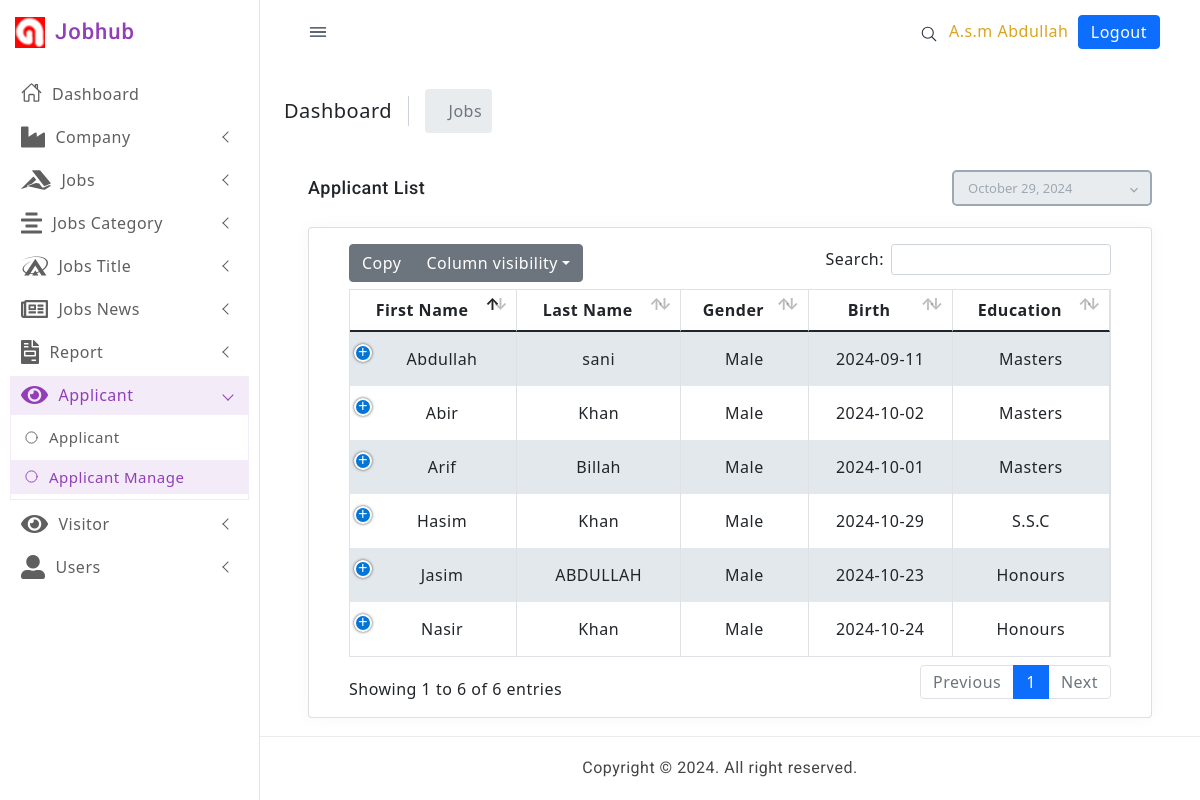
Before: /decision_mange.php (signed in) with the older database file.
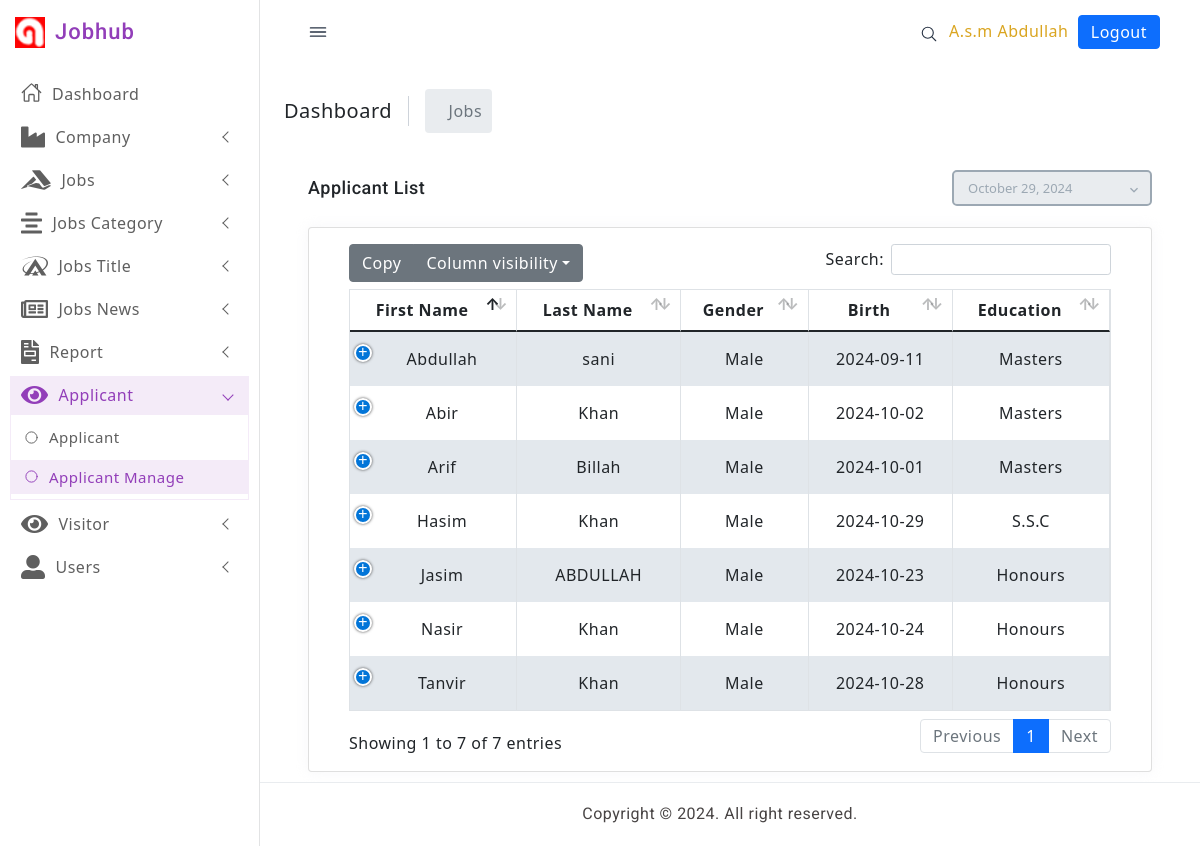
After: the same page with the newer database file.
### tables this page shows
CREATE TABLE `applicant` (
  `id` int(11) NOT NULL,
  `title` varchar(50) NOT NULL,
  `company_name` varchar(50) NOT NULL,
  `fname` varchar(50) NOT NULL,
  `lname` varchar(50) NOT NULL,
  `gender` varchar(30) NOT NULL,
  `birth` date NOT NULL,
  `education` varchar(50) NOT NULL,
  `email` varchar(30) NOT NULL,
  `contact` varchar(20) NOT NULL,
  `experience` varchar(20) NOT NULL,
  `skill` varchar(20) NOT NULL,
  `address` varchar(50) NOT NULL,
  `about` varchar(150) NOT NULL,
  `resume` varchar(100) NOT NULL,
  `photo` varchar(200) NOT NULL,
  `status` varchar(200) NOT NULL
);

### decision_mange.php (the view, shortened to what this page needs)
<?php
require('connection.php');
$user_first_name = $_SESSION['user_first_name'];
$user_last_name = $_SESSION['user_last_name'];
if (!empty($user_first_name) && !empty($user_last_name)) {
?>
  <!doctype html>
  <html lang="en">
  <head>
    <link href="assets/css/pace.min.css" rel="stylesheet" />
    <link href="assets/plugins/simplebar/css/simplebar.css" rel="stylesheet" />
    <link href="assets/plugins/perfect-scrollbar/css/perfect-scrollbar.css" rel="stylesheet" />
    <link href="assets/plugins/metismenu/css/metisMenu.min.css" rel="stylesheet" />
    <link href="assets/css/bootstrap.min.css" rel="stylesheet">
    <link href="assets/css/bootstrap-extended.css" rel="stylesheet">
    <link href="assets/css/style.css" rel="stylesheet">
    <link href="assets/css/icons.css" rel="stylesheet">
    <link href="assets/css/dark-theme.css" rel="stylesheet" />
    <link href="assets/css/semi-dark.css" rel="stylesheet" />
    <link href="assets/css/header-colors.css" rel="stylesheet" />
    <link href="plugins/bootstrap-datepicker/css/bootstrap-datepicker.min.css" rel="stylesheet">
    <link href="plugins/datatables/dataTables.bootstrap4.min.css" rel="stylesheet" type="text/css" />
    <link href="plugins/datatables/buttons.bootstrap4.min.css" rel="stylesheet" type="text/css" />
    <link href="plugins/datatables/responsive.bootstrap4.min.css" rel="stylesheet" type="text/css" />
    <link href="ass/css/bootstrap.min.css" rel="stylesheet" type="text/css">
    <link href="ass/css/metismenu.min.css" rel="stylesheet" type="text/css">
    <link href="ass/css/icons.css" rel="stylesheet" type="text/css">
    <link href="ass/css/style.css" rel="stylesheet" type="text/css">
    <link href="https://cdn.jsdelivr.net/npm/bootstrap@5.0.2/dist/css/bootstrap.min.css" rel="stylesheet">
    <link rel="stylesheet" href="https://pro.fontawesome.com/releases/v5.10.0/css/all.css" />
  </head>
  <body>
    <div class="wrapper">
      <?php require_once "include/leftbar.php" ?>
      <?php require_once "include/topbar.php" ?>
      <div class="page-content-wrapper">
        <div class="page-content">
          <div class="page-breadcrumb d-none d-sm-flex align-items-center mb-3">
            <div class="breadcrumb-title pe-3">Dashboard</div>
            <div class="ps-3">
              <nav aria-label="breadcrumb">
                <ol class="breadcrumb mb-0 p-0 align-items-center">
                  <li class="breadcrumb-item active" aria-current="page" style="padding: 10px;">Jobs</li>
                </ol>
              </nav>
            </div>
          </div>
          <div class="container-fluid">
            <div class="page-title-box">
              <div class="row align-items-center ">
                <div class="col-md-8">
                  <div class="page-title-box">
                    <h4 class="page-title">Applicant List</h4>
                  </div>
                </div>
                <div class="col-md-4">
                  <div class="float-right d-none d-md-block app-datepicker">
                    <input type="text" class="form-control" data-date-format="MM dd, yyyy" readonly="readonly" id="datepicker">
                    <i class="mdi mdi-chevron-down mdi-drop"></i>
                  </div>
                </div>
              </div>
            </div>
            <div class="row">
              <div class="col-12">
                <div class="card">
                  <div class="card-body">
                    <?php
                    $sql = "SELECT * FROM applicant where status = 'Approved' || status = 'Pending'";
                    $query = $conn->query($sql);
                    ?>
                    <table id="datatable-buttons" class="table table-striped table-bordered dt-responsive nowrap" style="border-collapse: collapse; border-spacing: 0; width: 100%;">
                      <thead>
                        <tr style="text-align:center">
                          <th>First Name</th>
                          <th>Last Name</th>
                          <th>Gender</th>
                          <th>Birth</th>
                          <th>Education</th>
                        </tr>
                      </thead>
                      <tbody>
                        <?php while ($data = $query->fetch_object()) { ?>
                          <tr style="text-align:center">
                            <td><?php echo $data->fname  ?></td>
                            <td> <?php echo $data->lname  ?></td>
                            <td> <?php echo $data->gender  ?></td>
                            <td> <?php echo $data->birth  ?></td>
                            <td> <?php echo $data->education  ?></td>
                          </tr>
                        <?php  } ?>
                      </tbody>
                    </table>
                  </div>
                </div>
              </div>
            </div>
          </div>
          </div>
          </div>
          </div>
          <?php require_once "include/footer.php" ?>
  </body>
  </html>
<?php
} else {
  header('location:login.php');
}
?>

Changed rows visible on the page:
added applicant: fname "Tanvir", lname "Khan", gender "Male", birth "2024-10-28", education "Honours"
Other visible differences:
text written by a page script: "Copy Column visibility Search: Showing 1 to 6 of 6 entries Previous 1 Next" → "Copy Column visibility Search: Showing 1 to 7 of 7 entries Previous 1 Next"
